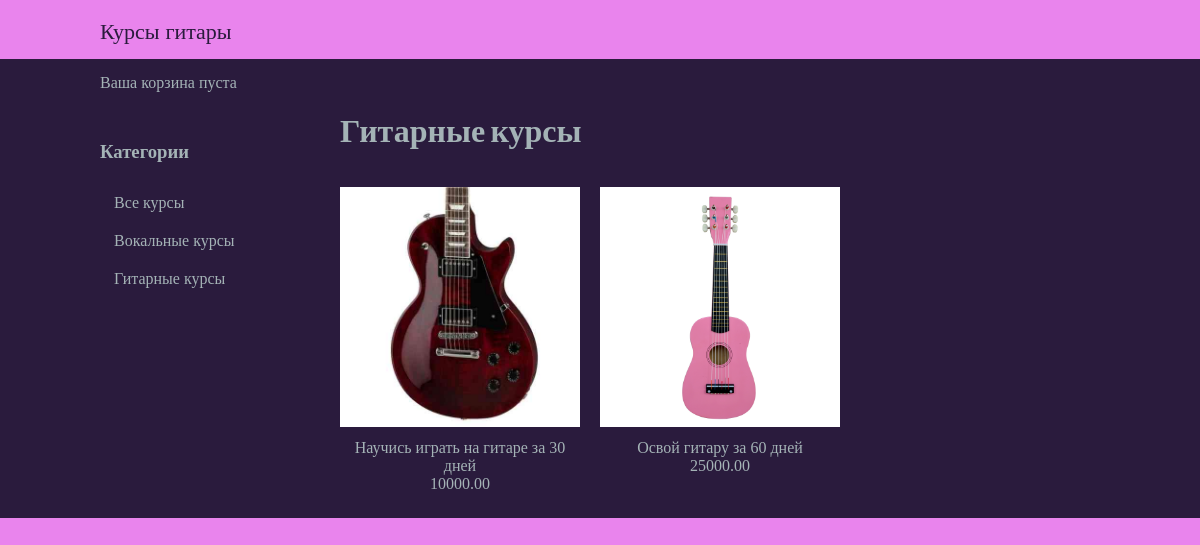
Page /gitarnye-kursy/ on the committed database.
### cources/models.py (models this page shows, shortened)
class Category(models.Model):
    name = models.CharField(max_length=200)
    slug = models.SlugField(max_length=200)
    class Meta:
        ordering = ('name',)
        verbose_name = 'category'
        verbose_name_plural = 'categories'
    def get_absolute_url(self):
        return reverse('cources:course_list_by_category',
                       args=[self.slug])

class Course(models.Model):
    category = models.ForeignKey(Category, related_name='cources', on_delete=models.CASCADE, blank=True)
    name = models.CharField(max_length=250)
    slug = models.SlugField(max_length=200)
    image = models.ImageField(upload_to='courses/%Y/%m/%d', blank=True)
    description = models.TextField(blank=True)
    price = models.DecimalField(max_digits=8, decimal_places=2)
    available = models.BooleanField(default=True)
    created = models.DateTimeField(auto_now_add=True)
    updated = models.DateTimeField(auto_now=True)
    stock = models.PositiveIntegerField()
    class Meta:
        ordering =('name',)
    def get_absolute_url(self):
        return reverse('cources:course_detail', args=[self.id, self.slug])

### cources/views.py (the view)
# urls.py: path('',views.course_list,name='course_list'),
def course_list(request, category_slug = None):
    category = None
    categories = Category.objects.all()
    courses= Course.objects.filter(available = True)
    if category_slug:
        category = get_object_or_404(Category, slug = category_slug)
        courses = courses.filter(category = category)
    return render(request,
                  'cources/course/list.html',
                  {'courses':courses,
                   'category':category,
                   'categories':categories})

### cart/cart.py (called while the page is built)
    def __len__(self):
        return sum(item['quantity'] for item in self.cart.values())

### cart/context_processors.py (called while the page is built)
def cart(request):
    return{'cart':Cart(request)}

### cources/templates/cources/course/list.html (shortened to what this page needs)
{% extends "cources/base.html" %}
{% load static %}
{% block content %}
<div id = "sidebar">
    <h3> Категории </h3>
    <ul>
        <li {% if not category %} class = "selected" {% endif%}>
            <a href="{% url "cources:course_list" %}">Все курсы </a>
        </li>
        {% for c in categories%}
        <li {% if category.slug == c.slug%} class = "selected" {% endif%}>
            <a href="{{c.get_absolute_url}}">{{c.name}}</a>
        </li>
{% endfor %}
    </ul>
</div>
<div id ="main" class = "cources-list">
    <h1> {% if category%} {{category.name}} {%else%} Курсы {% endif %} </h1>
    {%for course in courses %}
    <div class = "item">
        <a href="{{course.get_absolute_url}}">
            <img src="{% if course.image %}{{ course.image.url }}{% else %}{% static "img/no_image.png" %}{% endif %}">
        </a>
        <a href ="{{course.get_absolute_url}}"> {{course.name}} </a>
        <br>
        {{course.price}}
    </div>
    {% endfor %}
</div>
{% endblock %}

### cources/static/css/base.css (style rules this page uses)
body { background: #e25ce7bf; margin:0; padding:0; font-family:"Playfair Display", serif; font-style: normal; }
h1, h2, h3, h4, h5, h6 { font-family:"Great Vibes", cursive; font-style: normal; }
a { text-decoration: none; color:#a4b3b6; }
#sidebar { width: 220px; padding: 30px 20px 0 0; float: left; }
#sidebar ul { margin: 0; padding: 0; }
#sidebar ul li { margin: 0; list-style: none; padding: 10px 14px; }
#main { float: left; width: 96%; margin-right: -220px; overflow: hidden; }
.cources-list .item { width: 25%; padding: 10px 20px 10px 0; float: left; text-align: center; }
.cources-list .item img { width: 100%; margin-bottom: 8px; }

### rows in the picture
Category: name "Вокальные курсы"
Category: name "Гитарные курсы"
Course: image (picture), name "Научись играть на гитаре за 30 дней", price "10000.00"
Course: image (picture), name "Освой гитару за 60 дней", price "25000.00"
